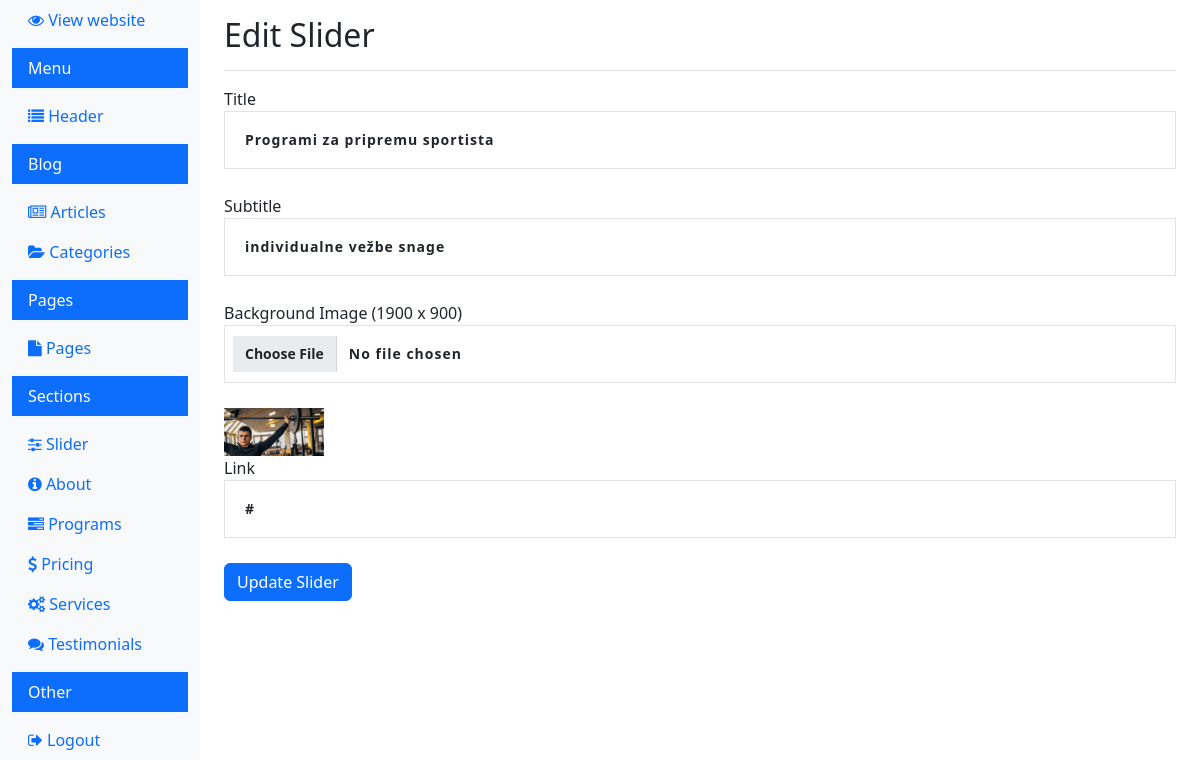
The app's page /dashboard/edit_slider.php?id=5&lang=sr (signed in) with its own data.
### tables this page shows
CREATE TABLE IF NOT EXISTS `sliders` (
  `id` int(11) NOT NULL AUTO_INCREMENT,
  `title` varchar(255) NOT NULL,
  `subtitle` varchar(255) NOT NULL,
  `background_image` varchar(255) NOT NULL,
  `link` varchar(255) NOT NULL,
  `language` varchar(10) DEFAULT 'en',
  PRIMARY KEY (`id`)
);

### dashboard/edit_slider.php (the view, shortened to what this page needs)
<?php
$lang = 'sr';
if (isset($_GET['lang'])) {
  $lang = $_GET['lang'];
} elseif (isset($_SESSION['lang'])) {
  $lang = $_SESSION['lang'];
}
$conn = new mysqli(DB_HOST, DB_USER, DB_PASS, DB_NAME);
$id = $_GET['id'];
$sql = "SELECT * FROM sliders WHERE id = ?";
$stmt = $conn->prepare($sql);
$stmt->bind_param("i", $id);
$stmt->execute();
$result = $stmt->get_result();
$slider = $result->fetch_assoc();
?>
<!doctype html>
<html lang="en">
<head>
  <link rel="stylesheet" href="../css/bootstrap.min.css">
  <link rel="stylesheet" href="https://cdnjs.cloudflare.com/ajax/libs/font-awesome/4.7.0/css/font-awesome.min.css">
  <link rel="stylesheet" href="../css/style.css">
</head>
<body>
  <div class="container-fluid">
    <div class="row">
      <?php include 'navigation.php'; ?>
      <main role="main" class="col-md-9 ms-sm-auto col-lg-10 px-md-4">
        <div class="d-flex justify-content-between flex-wrap flex-md-nowrap align-items-center pt-3 pb-2 mb-3 border-bottom">
          <h1 class="h2">Edit Slider</h1>
        </div>
        <form method="POST" action="edit_slider.php?id=<?php echo $id; ?>&lang=<?php echo $lang; ?>" enctype="multipart/form-data">
          <div class="form-group">
            <label for="title">Title</label>
            <input type="text" class="form-control" id="title" name="title" value="<?php echo htmlspecialchars($slider['title']); ?>" required>
          </div>
          <div class="form-group">
            <label for="subtitle">Subtitle</label>
            <input type="text" class="form-control" id="subtitle" name="subtitle" value="<?php echo htmlspecialchars($slider['subtitle']); ?>" required>
          </div>
          <div class="form-group">
            <label for="background_image">Background Image (1900 x 900)</label>
            <input type="file" class="form-control" id="background_image" name="background_image">
            <img src="../uploads/<?php echo htmlspecialchars($slider['background_image']); ?>" alt="" style="width: 100px;">
          </div>
          <div class="form-group">
            <label for="link">Link</label>
            <input type="text" class="form-control" id="link" name="link" value="<?php echo htmlspecialchars($slider['link']); ?>" required>
          </div>
          <button type="submit" class="btn btn-primary">Update Slider</button>
        </form>
      </main>
    </div>
  </div>
</body>
</html>

### css/style.css (style rules this page uses)
.form-control { background-color: #fff; line-height: 24px; padding: 16px 20px; font-size: 14px; font-weight: 600; border: 0; border-radius: 0px; border: 1px solid rgba(119,119,119,.2); margin-bottom: 25px; width: 100%; letter-spacing: 1px; font-family: var(--pbmit-heading-typography-font-family); }
.form-control::placeholder { color: #999; }

### records on screen
sliders: title "Programi za pripremu sportista", subtitle "individualne vežbe snage", background_image (picture), link "#"
